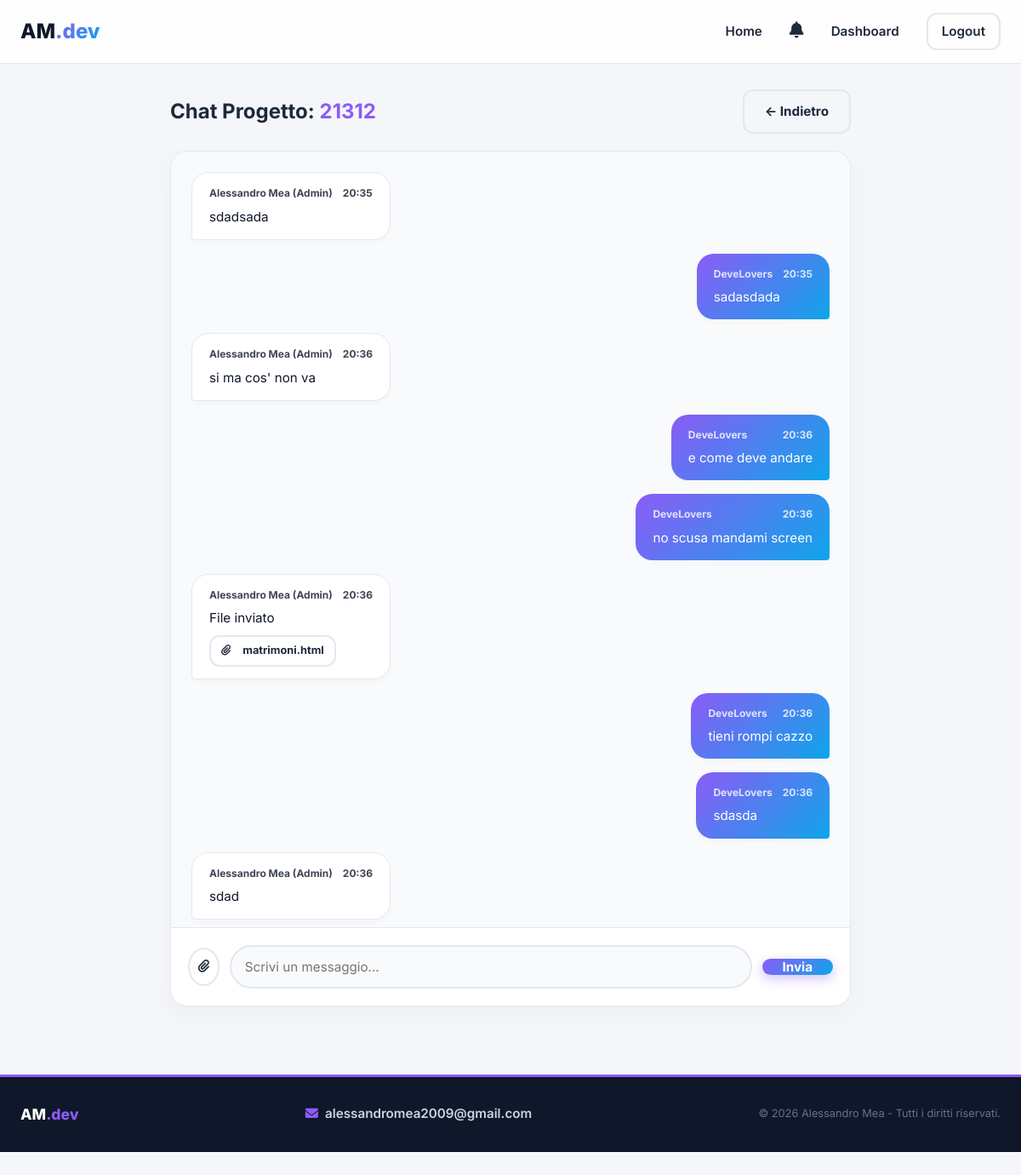
Page /chat/1 (signed in) on the committed database.
### app.py (models this page shows)
class SiteRequest(db.Model):
    id = db.Column(db.Integer, primary_key=True)
    user_id = db.Column(db.Integer, db.ForeignKey('user.id'), nullable=False)
    site_name = db.Column(db.String(100), nullable=False)
    business_name = db.Column(db.String(100), nullable=False)
    description = db.Column(db.Text, nullable=False)
    phone = db.Column(db.String(20), nullable=False)
    status = db.Column(db.String(20), default='In Attesa')
    cost = db.Column(db.Float, default=0.0)
    quote_accepted = db.Column(db.Boolean, default=False)
    periodic_amount = db.Column(db.Float, default=0.0)
    periodic_desc = db.Column(db.String(200), default='')
    periodic_accepted = db.Column(db.Boolean, default=False)
    created_at = db.Column(db.DateTime, default=datetime.utcnow)
    messages = db.relationship('ChatMessage', backref='project', lazy=True, cascade="all, delete-orphan")

class ChatMessage(db.Model):
    id = db.Column(db.Integer, primary_key=True)
    request_id = db.Column(db.Integer, db.ForeignKey('site_request.id'), nullable=False)
    user_id = db.Column(db.Integer, db.ForeignKey('user.id'), nullable=False)
    is_from_admin = db.Column(db.Boolean, default=False)
    content = db.Column(db.Text, nullable=False)
    attachment = db.Column(db.String(255), nullable=True)
    timestamp = db.Column(db.DateTime, default=datetime.utcnow)

class User(UserMixin, db.Model):
    id = db.Column(db.Integer, primary_key=True)
    google_id = db.Column(db.String(120), unique=True)
    name = db.Column(db.String(100))
    email = db.Column(db.String(120), unique=True, nullable=False)
    is_admin = db.Column(db.Boolean, default=False)
    requests = db.relationship('SiteRequest', backref='client', lazy=True)
    messages = db.relationship('ChatMessage', backref='sender', lazy=True)
    notifications = db.relationship('Notification', backref='user', lazy=True, cascade="all, delete-orphan")

### app.py (the view)
@app.route('/chat/<int:request_id>')
@login_required
def chat(request_id):
    req = SiteRequest.query.get_or_404(request_id)
    if not current_user.is_admin and req.user_id != current_user.id:
        return redirect(url_for('dashboard'))
    messages = ChatMessage.query.filter_by(request_id=request_id).order_by(ChatMessage.timestamp.asc()).all()
    return render_template('chat.html', request=req, messages=messages)

### app.py (called while the page is built)
@login_manager.user_loader
def load_user(user_id):
    return User.query.get(int(user_id))

@app.context_processor
def inject_notifications():
    if current_user.is_authenticated:
        unread = Notification.query.filter_by(user_id=current_user.id, is_read=False).count()
        return dict(unread_notifications=unread)
    return dict(unread_notifications=0)

### templates/chat.html (shortened to what this page needs)
{% extends 'base.html' %}
{% block content %}
<div style="max-width: 800px; margin: 0 auto;">
    <div style="display: flex; justify-content: space-between; align-items: center; margin-bottom: 20px;">
        <div>
            <h2>Chat Progetto: <span style="color: var(--accent-purple);">{{ request.site_name }}</span></h2>
        </div>
        <a href="{% if current_user.is_admin %}/admin{% else %}/dashboard{% endif %}" class="btn btn-secondary">←
            Indietro</a>
    </div>
    <div class="chat-wrapper">
        <div class="chat-box" id="chat-box">
            {% for msg in messages %}
            <div class="msg {% if msg.is_from_admin %}msg-admin{% else %}msg-user{% endif %}">
                <div class="msg-header">
                    <span>{{ msg.sender.name }} {% if msg.is_from_admin %}(Admin){% endif %}</span>
                    <span>{{ msg.timestamp.strftime('%H:%M') }}</span>
                </div>
                <div>
                    {{ msg.content }}
                    {% if msg.attachment %}
                    <div style="margin-top: 8px;">
                        <a href="/static/uploads/{{ msg.attachment }}" target="_blank" class="btn btn-secondary btn-sm"
                            style="font-size: 0.8rem; padding: 6px 12px; display: inline-flex; background: rgba(255,255,255,0.8);">
                            <i class="fa-solid fa-paperclip"></i> &nbsp; {{ msg.attachment }}
                        </a>
                    </div>
                    {% endif %}
                </div>
            </div>
            {% endfor %}
        </div>
        <div class="chat-input-bar" style="align-items: center;">
            <button onclick="document.getElementById('file-input').click()" class="btn btn-secondary"
                style="border-radius: 50%; width: 45px; height: 45px; padding: 0; display: flex; justify-content: center; align-items: center;"
                title="Allega un file">
                <i class="fa-solid fa-paperclip"></i>
            </button>
            <input type="text" id="msg-input" placeholder="Scrivi un messaggio..." autocomplete="off"
                style="flex-grow: 1;">
            <button onclick="sendMessage()" class="btn btn-primary"
                style="border-radius: 30px; padding: 0 24px;">Invia</button>
        </div>
    </div>
</div>
{% endblock %}

### static/css/style.css (style rules this page uses)
html { scroll-behavior: smooth; }
:root { --primary-dark: #0f172a; --accent-purple: #8b5cf6; --accent-blue: #0ea5e9; --accent-neon: linear-gradient(135deg, #8b5cf6, #0ea5e9); --bg-body: #f4f6f9; --card-bg: #ffffff; --text-main: #1e293b; --text-muted: #64748b; --border-color: #e2e8f0; --neon-glow: 0 4px 20px rgba(139, 92, 246, 0.3), 0 4px 20px rgba(14, 165, 233, 0.3); --transition: all 0.3s cubic-bezier(0.4, 0, 0.2, 1); }
* { margin: 0; padding: 0; box-sizing: border-box; font-family: 'Inter', system-ui, -apple-system, sans-serif; }
body { background-color: var(--bg-body); color: var(--text-main); line-height: 1.6; min-height: 100vh; }
.btn { display: inline-flex; align-items: center; justify-content: center; gap: 8px; padding: 12px 24px; border-radius: 12px; font-weight: 700; font-size: 0.95rem; text-decoration: none; cursor: pointer; border: none; transition: var(--transition); }
.btn-primary { background: var(--accent-neon); color: #ffffff !important; box-shadow: 0 4px 14px rgba(139, 92, 246, 0.4); }
.btn-secondary { background-color: transparent; border: 2px solid var(--border-color); color: var(--text-main) !important; }
input, textarea, select { width: 100%; padding: 14px 16px; border: 2px solid var(--border-color); border-radius: 12px; font-size: 0.95rem; background-color: #f8fafc; transition: var(--transition); outline: none; color: var(--primary-dark); }
.chat-wrapper { background: #ffffff; border: 1px solid var(--border-color); border-radius: 20px; overflow: hidden; height: 65vh; display: flex; flex-direction: column; box-shadow: 0 10px 30px rgba(0, 0, 0, 0.03); }
.chat-box { flex-grow: 1; padding: 24px; overflow-y: auto; display: flex; flex-direction: column; gap: 16px; background: #f8fafc; }
.msg { max-width: 70%; padding: 14px 20px; border-radius: 20px; font-size: 0.95rem; position: relative; box-shadow: 0 4px 6px rgba(0, 0, 0, 0.02); }
.msg-admin { background: #ffffff; color: var(--primary-dark); border: 1px solid var(--border-color); align-self: flex-start; border-bottom-left-radius: 4px; }
.msg-user { background: var(--accent-neon); color: white; align-self: flex-end; border-bottom-right-radius: 4px; }
.msg-header { font-size: 0.75rem; font-weight: 700; margin-bottom: 6px; display: flex; justify-content: space-between; gap: 12px; opacity: 0.8; }
.chat-input-bar { display: flex; padding: 20px; background: #ffffff; border-top: 1px solid var(--border-color); gap: 12px; }
.chat-input-bar input { border-radius: 30px; }

### rows in the picture
SiteRequest: site_name "21312"
ChatMessage: sender.name "Alessandro Mea", is_from_admin "(Admin)", timestamp "20:35", content "sdadsada"
ChatMessage: sender.name "DeveLovers", timestamp "20:35", content "sadasdada"
ChatMessage: sender.name "Alessandro Mea", is_from_admin "(Admin)", timestamp "20:36", content "si ma cos' non va"
ChatMessage: sender.name "DeveLovers", timestamp "20:36", content "e come deve andare"
ChatMessage: sender.name "DeveLovers", timestamp "20:36", content "no scusa mandami screen"
ChatMessage: sender.name "Alessandro Mea", is_from_admin "(Admin)", timestamp "20:36", content "File inviato", attachment "matrimoni.html"
ChatMessage: sender.name "DeveLovers", timestamp "20:36", content "tieni rompi cazzo"
ChatMessage: sender.name "DeveLovers", timestamp "20:36", content "sdasda"
ChatMessage: sender.name "Alessandro Mea", is_from_admin "(Admin)", timestamp "20:36", content "sdad"
